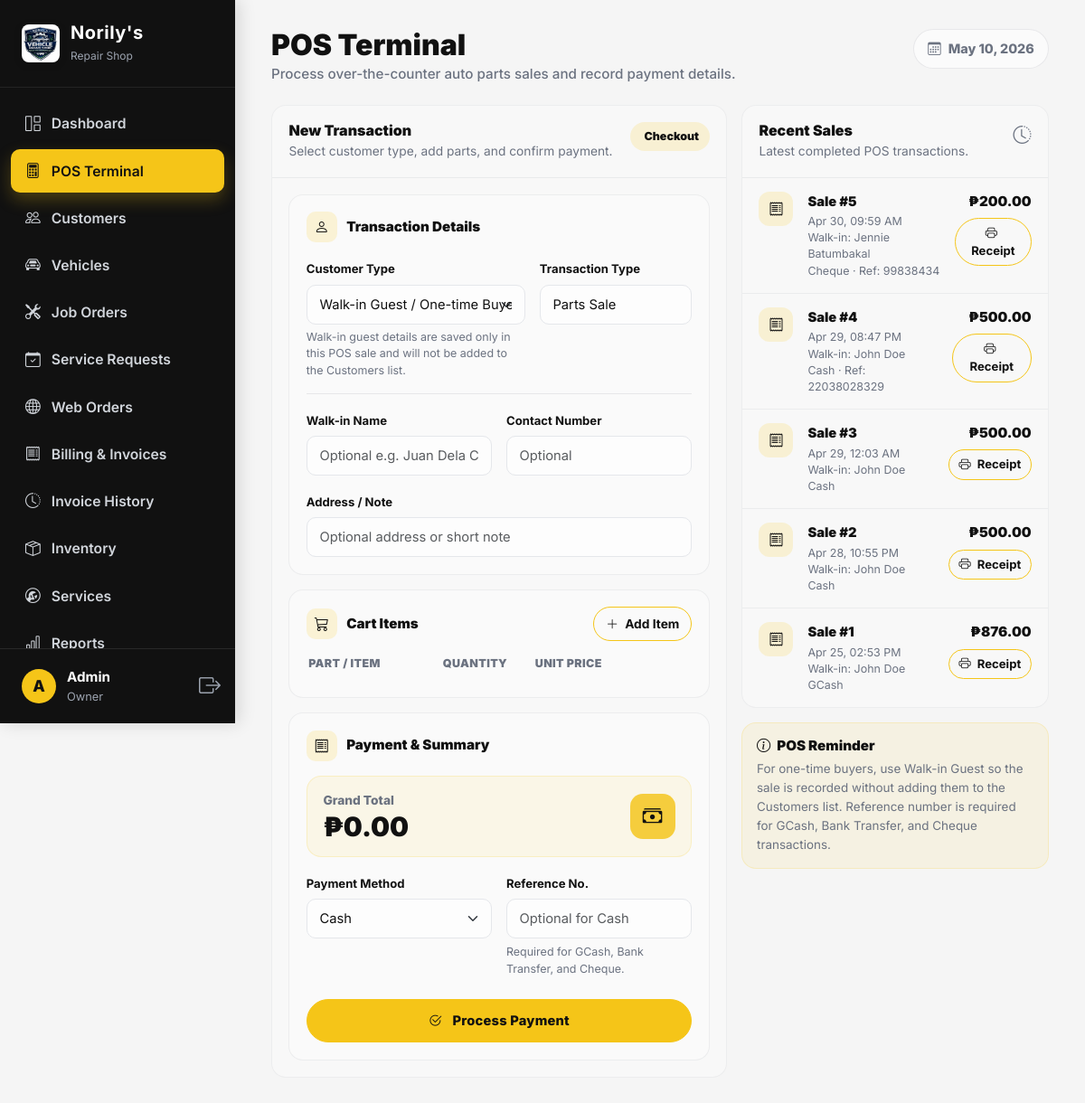
Page /views/pos.php (signed in) on the earlier database version.
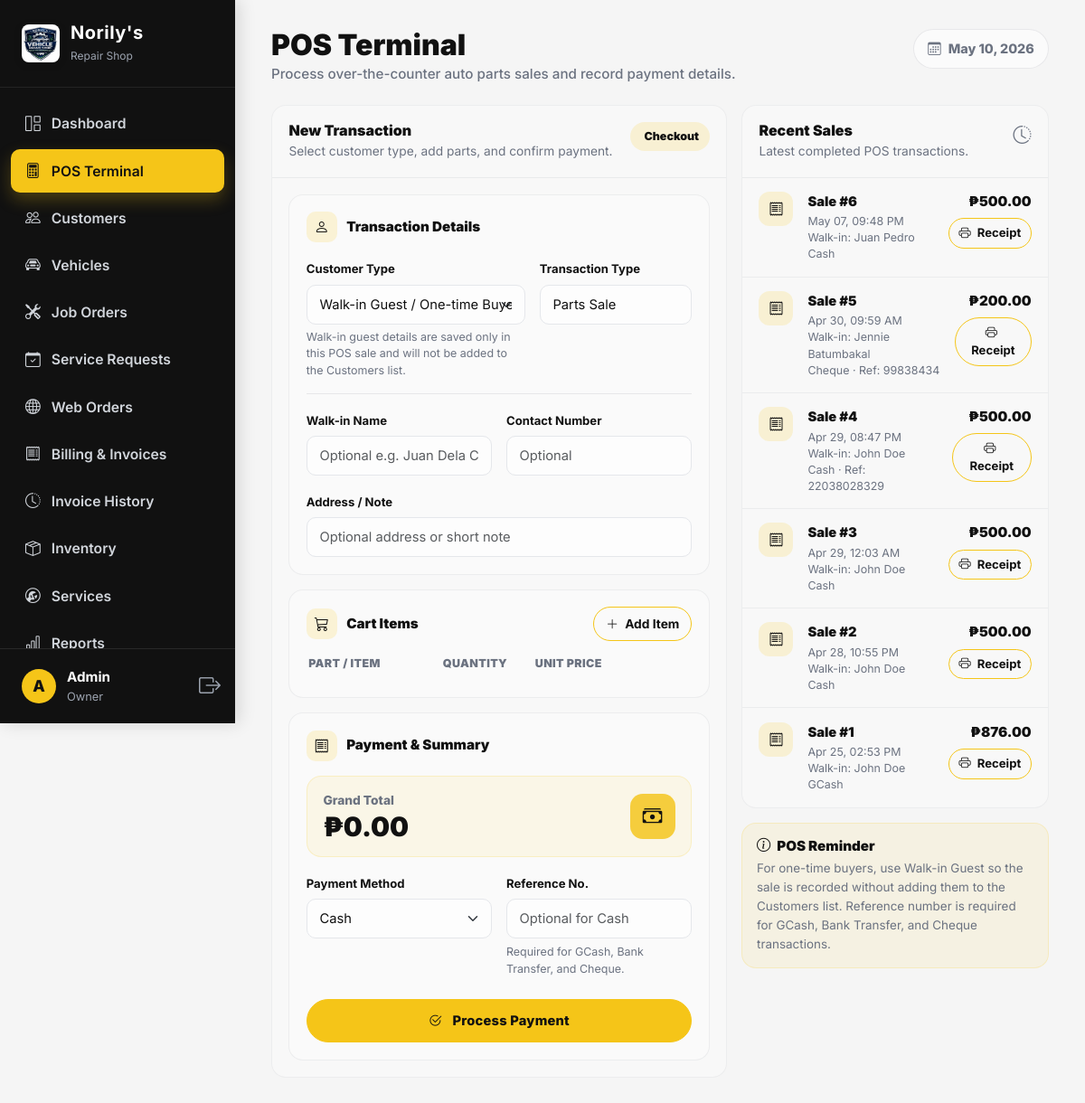
Same page on the later database version.
### tables this page shows
CREATE TABLE `pos_transaction` (
  `pos_id` int(11) NOT NULL,
  `invoice_id` int(11) DEFAULT NULL,
  `customer_id` int(11) DEFAULT NULL,
  `vehicle_id` int(11) DEFAULT NULL,
  `mileage` int(10) UNSIGNED DEFAULT NULL,
  `processed_by` int(11) NOT NULL,
  `transaction_date` datetime NOT NULL DEFAULT current_timestamp(),
  `total_amount` decimal(10,2) NOT NULL DEFAULT 0.00,
  `status` enum('Pending','Completed','Cancelled') NOT NULL DEFAULT 'Completed',
  `payment_method` enum('Cash','Bank','Cheque','GCash') NOT NULL,
  `reference_number` varchar(50) DEFAULT NULL
);

CREATE TABLE `customer` (
  `customer_id` int(11) NOT NULL,
  `first_name` varchar(20) NOT NULL,
  `middle_name` varchar(20) DEFAULT NULL,
  `last_name` varchar(20) NOT NULL,
  `email` varchar(255) DEFAULT NULL,
  `contact_number` varchar(20) NOT NULL,
  `address` text DEFAULT NULL,
  `credit_balance` decimal(10,2) NOT NULL DEFAULT 0.00,
  `credit_due_date` date DEFAULT NULL,
  `created_at` datetime NOT NULL DEFAULT current_timestamp(),
  `user_id` int(11) DEFAULT NULL,
  `status` enum('Active','Inactive','Archived') NOT NULL DEFAULT 'Active',
  `deactivated_at` datetime DEFAULT NULL,
  `archived_at` datetime DEFAULT NULL
);

### models/POS.php (called while the page is built, shortened)
<?php
class POS {
    private $conn;
    public function __construct($db) {
        $this->conn = $db;
    }
    public function readRecent() {
        $query = "
            SELECT
                pt.*,
                u.first_name AS staff_first_name,
                u.last_name AS staff_last_name,
                c.first_name AS customer_first_name,
                c.last_name AS customer_last_name
            FROM pos_transaction pt
            LEFT JOIN user u ON pt.processed_by = u.user_id
            LEFT JOIN customer c ON pt.customer_id = c.customer_id
            ORDER BY pt.transaction_date DESC
            LIMIT 50
        ";
        $stmt = $this->conn->prepare($query);
        $stmt->execute();
        return $stmt;
    }
}
?>

### views/pos.php (the view, shortened to what the changed rows need)
<?php
require_once '../models/POS.php';
$database = new Database();
$db = $database->getConnection();
$stmtHistory = (new POS($db))->readRecent();
?>
<!DOCTYPE html>
<html lang="en">
<head>
<link href="https://cdn.jsdelivr.net/npm/bootstrap@5.3.0/dist/css/bootstrap.min.css" rel="stylesheet">
<link rel="stylesheet" href="https://cdn.jsdelivr.net/npm/bootstrap-icons@1.11.1/font/bootstrap-icons.css">
<link rel="stylesheet" href="../assets/css/style.css">
</head>
<body>
<div class="app-wrapper">
    <main class="main-content">
        <div class="pos-page">
            <div class="pos-header">
                <div>
                    <h2>POS Terminal</h2>
                </div>
            </div>
            <div class="pos-layout">
                <div class="pos-panel">
                    <div class="pos-panel-body">
                        <form action="../controllers/POSController.php" method="POST" id="posForm">
                            <div class="pos-form-block">
                                <div class="pos-total-card">
                                    <div>
                                        <h2 class="pos-total-value" id="grandTotalDisplay">₱0.00</h2>
                                    </div>
                                </div>
                            </div>
                        </form>
                    </div>
                </div>
                <div>
                    <div class="pos-panel">
                        <div>
                            <?php
                                while ($row = $stmtHistory->fetch(PDO::FETCH_ASSOC)):
                                    $customerDisplay = 'Walk-in Customer';
                                    if (!empty($row['customer_id'])) {
                                        $customerDisplay = trim(($row['customer_first_name'] ?? '') . ' ' . ($row['customer_last_name'] ?? ''));
                                        $customerDisplay = $customerDisplay !== '' ? $customerDisplay : 'Registered Customer';
                                    } elseif (!empty($row['walkin_customer_name'])) {
                                        $customerDisplay = $row['walkin_customer_name'];
                                    }
                                    $customerTypeDisplay = !empty($row['customer_type']) ? $row['customer_type'] : 'Walk-in';
                            ?>
                                <div class="recent-sale-card">
                                    <div class="d-flex justify-content-between align-items-start gap-3">
                                        <div class="d-flex gap-3 min-w-0">
                                            <div class="sale-icon">
                                                <i class="bi bi-receipt"></i>
                                            </div>
                                            <div>
                                                <div class="sale-title">
                                                    Sale #<?php echo intval($row['pos_id']); ?>
                                                </div>
                                                <div class="sale-meta">
                                                    <?php echo date('M d, h:i A', strtotime($row['transaction_date'])); ?>
                                                    <br>
                                                    <?php echo htmlspecialchars($customerTypeDisplay); ?>:
                                                    <?php echo htmlspecialchars($customerDisplay); ?>
                                                    <br>
                                                    <?php echo htmlspecialchars($row['payment_method']); ?>
                                                    <?php if (!empty($row['reference_number'])): ?>
                                                        · Ref: <?php echo htmlspecialchars($row['reference_number']); ?>
                                                    <?php endif; ?>
                                                </div>
                                            </div>
                                        </div>
                                        <div class="text-end">
                                            <div class="sale-amount">
                                                ₱<?php echo number_format(floatval($row['total_amount']), 2); ?>
                                            </div>
                                            <a
                                                href="print_pos_receipt.php?pos_id=<?php echo intval($row['pos_id']); ?>"
                                                class="btn btn-outline-primary btn-sm receipt-btn"
                                                target="_blank"
                                            >
                                                <i class="bi bi-printer me-1"></i>
                                                Receipt
                                            </a>
                                        </div>
                                    </div>
                                </div>
                            <?php endwhile; ?>
                        </div>
                    </div>
                </div>
            </div>
        </div>
    </main>
</div>
</body>
</html>

Differences in the rows shown:
added pos_transaction: pos_id "6", transaction_date "May 07, 09:48 PM", customerTypeDisplay "Walk-in", customer.last_name "Juan Pedro", payment_method "Cash", total_amount "500.00"
